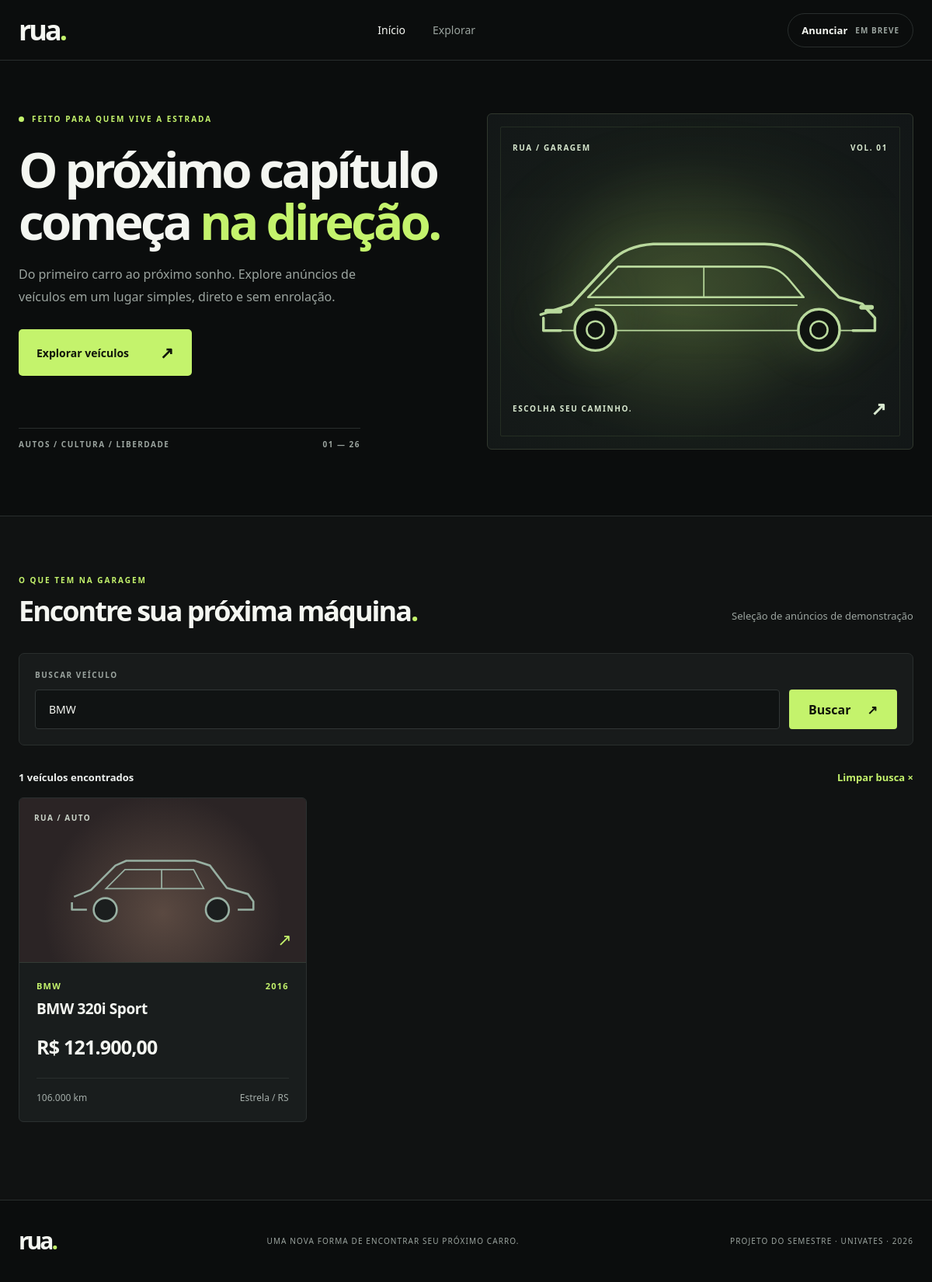
The page /index.php?busca=BMW on the database its author committed.
### tables this page shows
CREATE TABLE veiculos (
  id_veiculo INT AUTO_INCREMENT PRIMARY KEY,
  id_usuario INT NOT NULL,
  marca VARCHAR(60) NOT NULL,
  modelo VARCHAR(90) NOT NULL,
  categoria VARCHAR(30) NOT NULL DEFAULT 'Carros',
  ano INT NOT NULL,
  preco DECIMAL(12,2) NOT NULL,
  quilometragem INT NOT NULL,
  cidade VARCHAR(80) NOT NULL,
  uf CHAR(2) NOT NULL,
  descricao TEXT,
  foto_url VARCHAR(500),
  status VARCHAR(15) NOT NULL DEFAULT 'disponivel',
  FOREIGN KEY (id_usuario) REFERENCES usuarios(id_usuario)
);

### VeiculoDAO.php (called while the page is built, shortened)
<?php
class VeiculoDAO {
    private $conexao;
    public function __construct($conexao) {
        $this->conexao = $conexao;
    }
    public function listar($busca = "") {
        $sql = "SELECT veiculos.*, usuarios.nome AS nome_usuario
                FROM veiculos
                INNER JOIN usuarios ON veiculos.id_usuario = usuarios.id_usuario
                WHERE veiculos.status = 'disponivel'";
        if ($busca != "") {
            $sql .= " AND (veiculos.marca LIKE ? OR veiculos.modelo LIKE ?)";
        }
        $sql .= " ORDER BY veiculos.id_veiculo DESC";
        $comando = $this->conexao->prepare($sql);
        if ($busca != "") {
            $pesquisa = "%" . $busca . "%";
            $comando->execute([$pesquisa, $pesquisa]);
        } else {
            $comando->execute();
        }
        return $comando->fetchAll();
    }
}

### index.php (the view, shortened to what this page needs)
<?php
require_once "conexao.php";
require_once "VeiculoDAO.php";
$veiculoDAO = new VeiculoDAO($conexao);
$busca = isset($_GET["busca"]) && is_string($_GET["busca"]) ? trim($_GET["busca"]) : "";
$busca = substr($busca, 0, 80);
$veiculos = $veiculoDAO->listar($busca);
function texto($valor) {
    return htmlspecialchars((string) $valor, ENT_QUOTES, "UTF-8");
}
function reais($valor) {
    return "R$ " . number_format($valor, 2, ",", ".");
}
?>
<!DOCTYPE html>
<html lang="pt-BR">
<head>
    <link rel="stylesheet" href="style.css">
</head>
<body>
    <header class="site-header">
        <div class="container header-content">
            <a class="logo" href="index.php" aria-label="RUA, início">rua<span>.</span></a>
            <nav aria-label="Menu principal">
                <a class="nav-link active" href="index.php">Início</a>
                <a class="nav-link" href="#anuncios">Explorar</a>
            </nav>
            <span class="header-soon">Anunciar <span>em breve</span></span>
        </div>
    </header>
    <main>
        <section class="hero container">
            <div class="hero-copy">
                <div class="eyebrow"><span class="eyebrow-dot"></span> FEITO PARA QUEM VIVE A ESTRADA</div>
                <h1>O próximo capítulo começa <em>na direção.</em></h1>
                <p>Do primeiro carro ao próximo sonho. Explore anúncios de veículos em um lugar simples, direto e sem enrolação.</p>
                <a href="#anuncios" class="button-primary">Explorar veículos <span aria-hidden="true">↗</span></a>
                <div class="hero-footnote">AUTOS / CULTURA / LIBERDADE <span>01 — 26</span></div>
            </div>
            <div class="hero-visual" aria-hidden="true">
                <div class="hero-visual-top"><span>RUA / GARAGEM</span><span>VOL. 01</span></div>
                <div class="hero-glow"></div>
                <div class="hero-visual-bottom"><span>ESCOLHA SEU CAMINHO.</span><span>↗</span></div>
            </div>
        </section>
        <section class="listings" id="anuncios">
            <div class="container">
                <div class="section-top">
                    <div>
                        <span class="section-kicker">O QUE TEM NA GARAGEM</span>
                        <h2>Encontre sua próxima máquina<span>.</span></h2>
                    </div>
                    <p>Seleção de anúncios de demonstração</p>
                </div>
                <form class="search-bar" method="get" action="index.php">
                    <label for="busca">BUSCAR VEÍCULO</label>
                    <div class="search-input-row">
                        <input id="busca" name="busca" type="search" maxlength="80" placeholder="Marca ou modelo. Ex.: Golf, Civic, Volkswagen..." value="<?php echo texto($busca); ?>">
                        <button type="submit">Buscar <span aria-hidden="true">↗</span></button>
                    </div>
                </form>
                <div class="results-heading">
                    <span><?php echo count($veiculos); ?> veículos encontrados</span>
                    <?php if ($busca !== "") { ?>
                        <a href="index.php#anuncios">Limpar busca ×</a>
                    <?php } else { ?>
                        <span class="results-muted">EXPLORAR / 2026</span>
                    <?php } ?>
                </div>
                <?php if (count($veiculos) === 0) { ?>
                    <div class="empty-state">
                        <h3>Nenhum carro por aqui.</h3>
                        <p>Tente outra marca ou modelo para encontrar anúncios.</p>
                        <a href="index.php#anuncios" class="button-primary">Ver todos os anúncios ↗</a>
                    </div>
                <?php } else { ?>
                    <div class="vehicle-grid">
                        <?php foreach ($veiculos as $veiculo) { ?>
                            <a class="vehicle-card" href="anuncio.php?id=<?php echo (int) $veiculo["id_veiculo"]; ?>">
                                <div class="vehicle-image theme-<?php echo (int) $veiculo["id_veiculo"] % 5; ?>">
                                    <span class="card-image-tag">RUA / AUTO</span>
                                    <span class="card-image-arrow">↗</span>
                                </div>
                                <div class="vehicle-content">
                                    <div class="vehicle-meta"><span><?php echo texto($veiculo["marca"]); ?></span><span><?php echo (int) $veiculo["ano"]; ?></span></div>
                                    <h3><?php echo texto($veiculo["marca"] . " " . $veiculo["modelo"]); ?></h3>
                                    <strong class="vehicle-price"><?php echo reais($veiculo["preco"]); ?></strong>
                                    <div class="vehicle-bottom">
                                        <span><?php echo number_format($veiculo["quilometragem"], 0, ",", "."); ?> km</span>
                                        <span><?php echo texto($veiculo["cidade"] . " / " . $veiculo["uf"]); ?></span>
                                    </div>
                                </div>
                            </a>
                        <?php } ?>
                    </div>
                <?php } ?>
            </div>
        </section>
    </main>
    <footer class="site-footer">
        <div class="container footer-content">
            <a class="logo" href="index.php">rua<span>.</span></a>
            <span>UMA NOVA FORMA DE ENCONTRAR SEU PRÓXIMO CARRO.</span>
            <span>PROJETO DO SEMESTRE · UNIVATES · 2026</span>
        </div>
    </footer>
</body>
</html>

### rows shown on the page
veiculos: marca "BMW", ano "2016", marca+modelo "BMW 320i Sport", preco "R$ 121.900,00", quilometragem "106.000", cidade+uf "Estrela / RS"

### other values the page prints
count($veiculos) "1"
